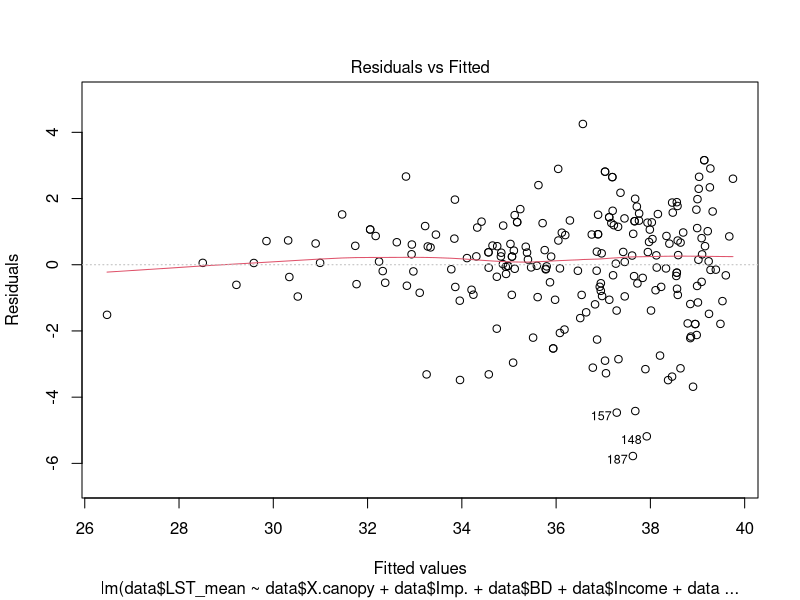
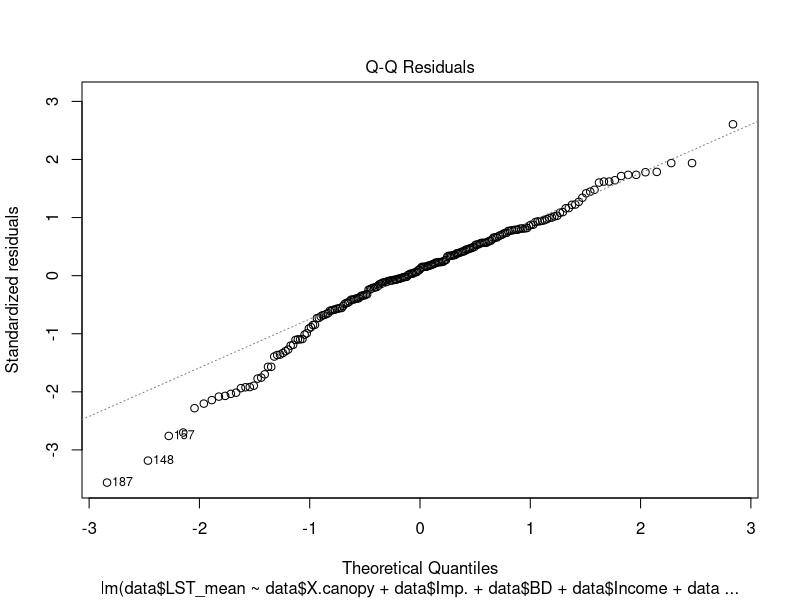
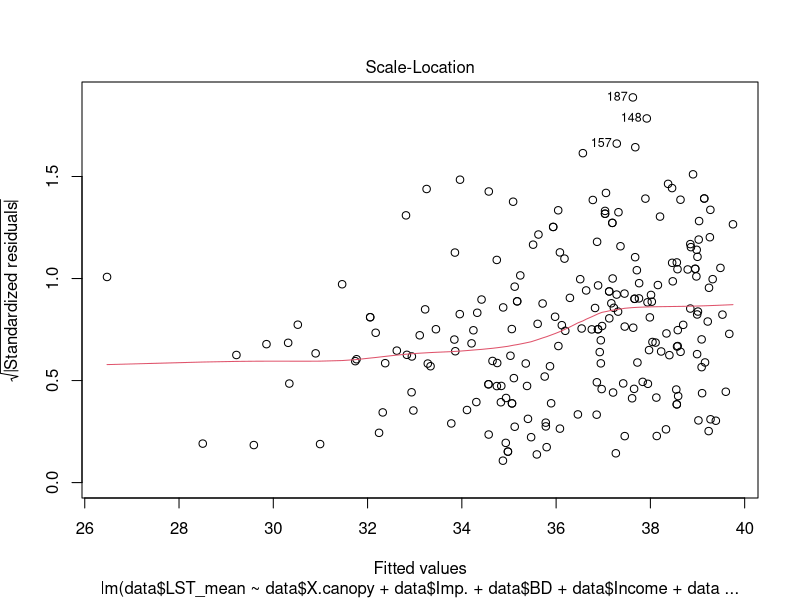
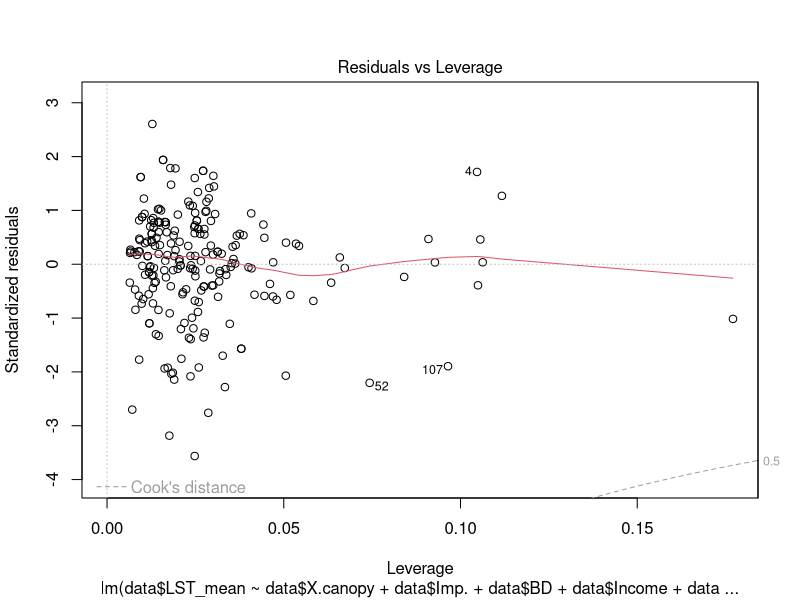
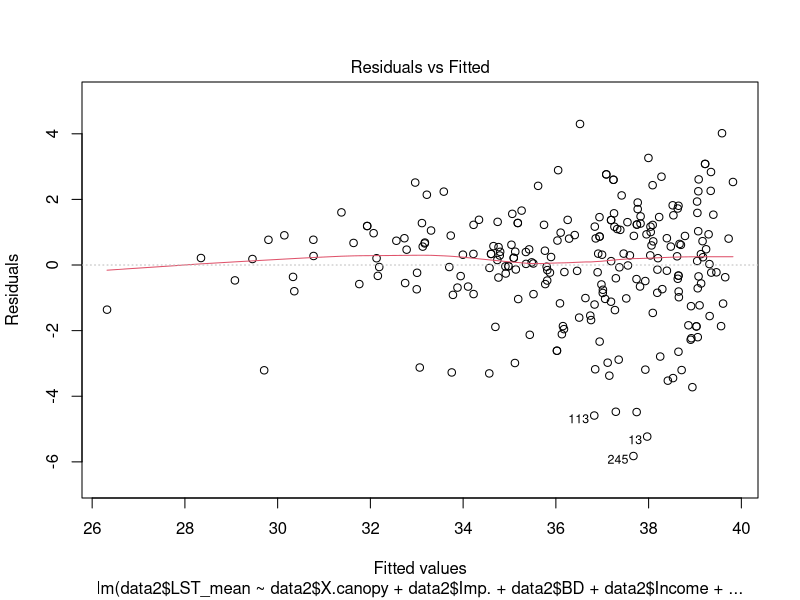
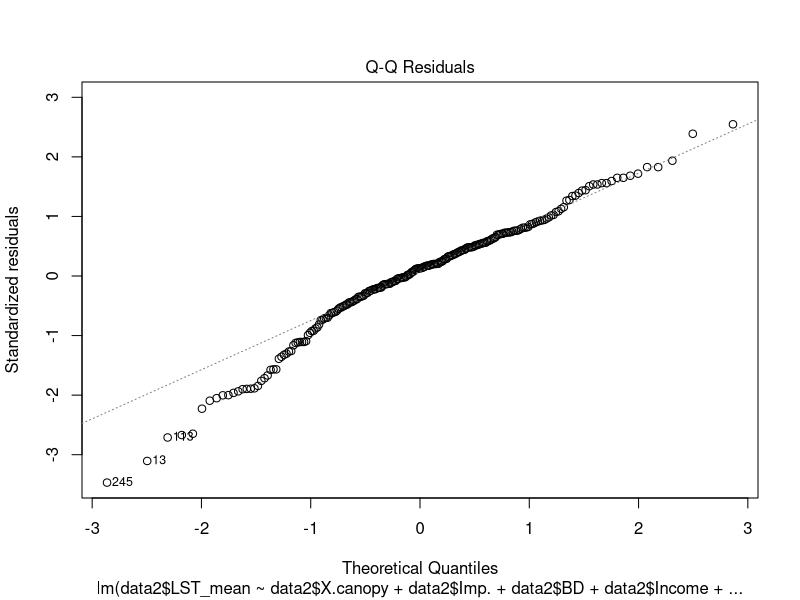
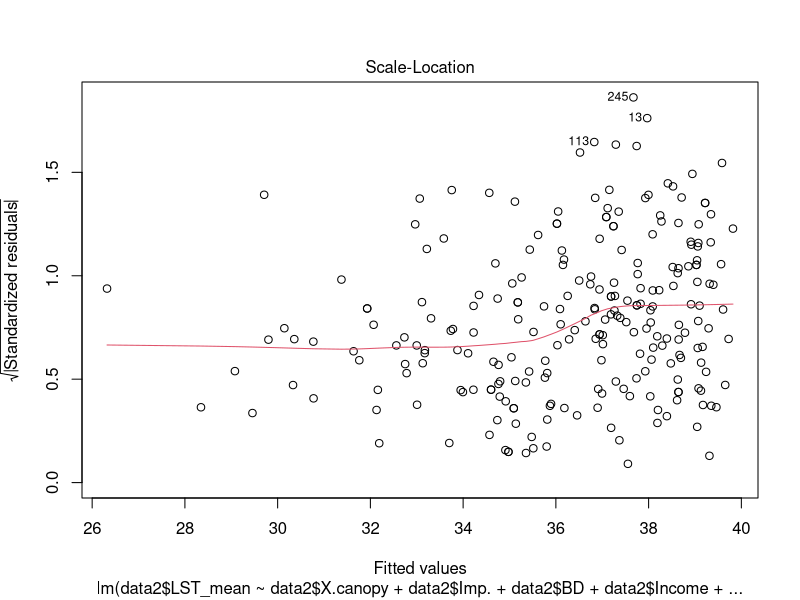
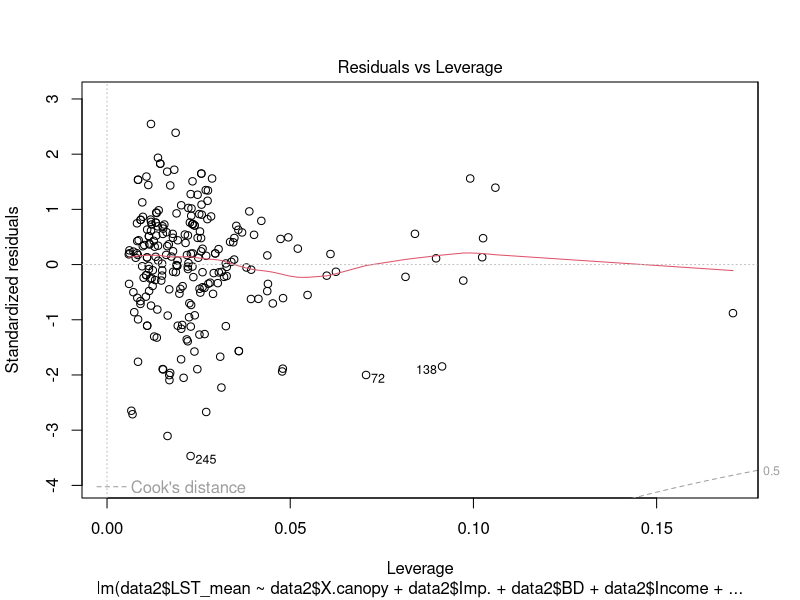

Generate these figures, in order, with R:
data<-read.csv("shortlist_data_0723.csv")
#View(data)

data2<-read.csv("compiled_data_0723.csv")
#View(data2)

###################LST#######################
LST.model<-lm(data$LST_mean~data$X.canopy+data$Imp.+data$BD+data$Income+data$river.distance..meters.)
summary(LST.model)
plot(LST.model)

LST2.model<-lm(data2$LST_mean~data2$X.canopy+data2$Imp.+data2$BD+data2$Income+data2$river.distance..meters.)
summary(LST2.model)
plot(LST2.model)

##the diagnostic plots actually look good here, a linear model could work well
##worked with both shortlist and longlist data
##all variables included had significant p values, removing any weakened the model

##testing out some possible interactions:

LST3.model<-lm(data$LST_mean~(data$X.canopy*data$Imp.)+data$BD+data$Income+data$river.distance..meters.)
summary(LST3.model)
##the interaction is not significant, makes the model weaker


##############################NO2######################
NO2.model<-lm(data$NO2_mean~data$Road.+data$Income+data$petrochem_distance+data$BD)
summary(NO2.model)
plot(NO2.model)
##diagnostics don't look so great
##log transform didn't help, neither did sqrt
##including canopy cover weakened the model
##inclduing impervious cover made no difference to the model
##inclduing NDVI weakened the model

NO2.ranked<-rank(data$NO2_mean)
ranked.data<-data.frame(NO2_mean=data$NO2_mean, NO2_ranked=NO2.ranked, income=data$Income,
                        BD=data$BD, petrochem=data$petrochem_distance, road=data$Road.)
View(ranked.data)

lm.no2.ranked<-lm(NO2_ranked~BD+petrochem+road+income, data=ranked.data)
summary(lm.no2.ranked)
plot(lm.no2.ranked)
##rank transform helped but still not perfect

library(mgcv)
NO2.gam<-gam(data$NO2_mean~data$BD+s(data$petrochem_distance, k=9)+
               s(data$Income, k=27)+s(data$Imp., k=9)
               +data$Road.+data$X.canopy)
summary(NO2.gam)
plot(NO2.gam)

plot(NO2.gam, residuals=TRUE, pch=1, seWithMean = TRUE)

gam.check(NO2.gam)
##diagnostic plots look pretty good
##including NDVI did not change the model

NO2.gam2<-gam(data2$NO2_mean~data2$BD+s(data2$petrochem_distance, k=9)+
                s(data2$Income, k=35)+s(data2$Imp., k=9)
              +data2$Road.+data2$X.canopy)
summary(NO2.gam2)

gam.check(NO2.gam2)

plot(NO2.gam2, residuals=TRUE, pch=1, shade = TRUE, shade.col="blue")

##seems to work on full dataset too, but I had to increase k even more for income

##want to check what happens if I remove BD from the equation:

NO2.gam3<-gam(data2$NO2_mean~s(data2$petrochem_distance, k=9)+
                s(data2$Income, k=28))
summary(NO2.gam3)
gam.check(NO2.gam3)

##basically same result but I was able to make k lower, deviance explained increased by <1%

##########################GS#######################
GS.model<-lm(sqrt(data$nearest_M)~data$BD+data$Income)
summary(GS.model)
plot(GS.model)
##diagnostic plots iffy
##sqrt transform seems to help 
##log transform did not help
##rank transform did not help

GS.gam<-gam(data$nearest_M~s(data$BD)+s(data$Income))
summary(GS.gam)
plot(GS.gam, residuals=TRUE, pch=1)
gam.check(GS.gam)
##diagnostic plots not looking so great, maybe don't use this

GS.lm2<-lm(sqrt(data$nearest_M)~data$BD*data$Income)
summary(GS.lm2)
plot(GS.lm2)
##still not great but better than first linear model, qqplot doesn't look normal

GS.ranked<-rank(data$nearest_M)
GS.ranked.data<-data.frame(GS=GS.ranked, Income=data$Income, BD=data$BD)
View(GS.ranked.data)
GS.lm2.ranked<-lm(GS.ranked.data$GS~GS.ranked.data$Income*GS.ranked.data$BD)
plot(GS.lm2.ranked)
summary(GS.lm2.ranked)
##same issue as above, qqplot doesn't look normal

##Trying GS as continuous variable:
plot(data$Distance_M~data$BD)
GS<-lm(Distance_M~BD+Income, data=data)
summary(GS)
plot(GS)
##definitely not normally distributed 

GS.cont.gam<-gam(Distance_M~BD+s(Income), data=data, method="REML")
plot(GS.cont.gam)
summary(GS.cont.gam)
gam.check(GS.cont.gam)
##doesn't look too good